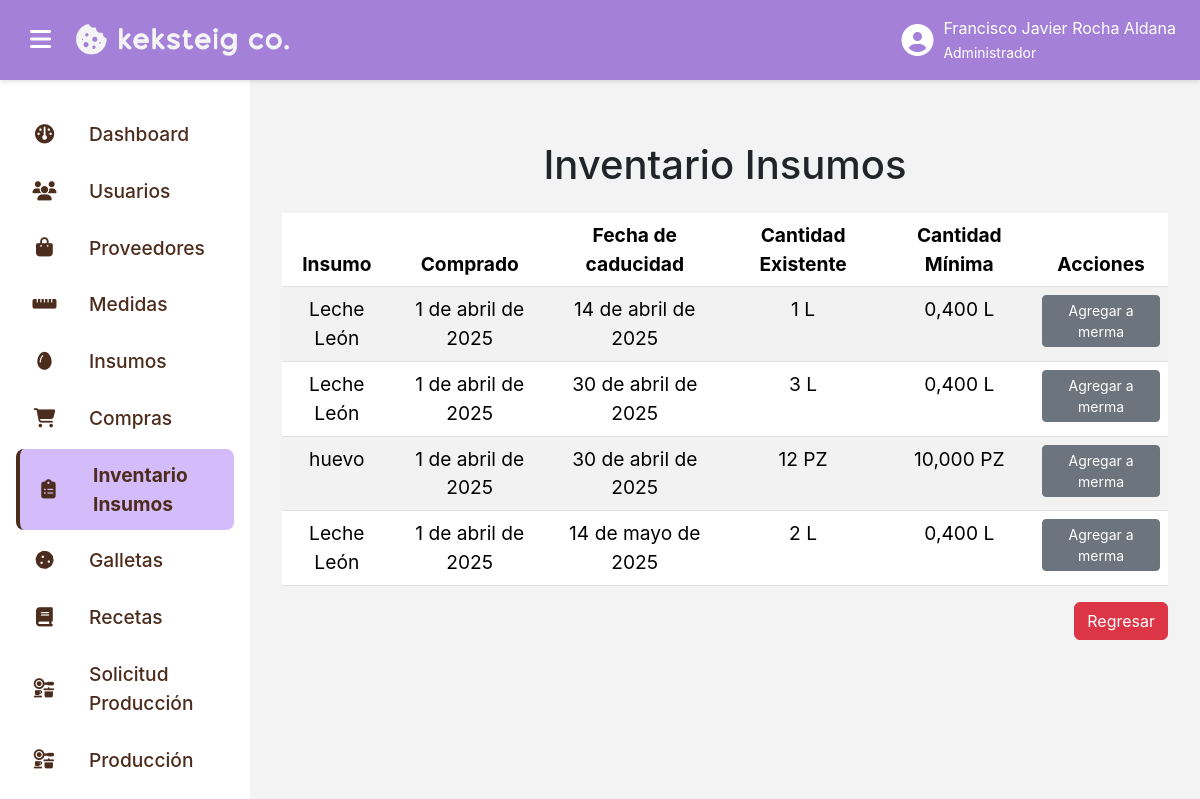
Screenshot of /inventario_insumos/lista_inventario/ (signed in) with the database file from the repository.
### insumos_app/models.py (models this page shows, shortened)
class Insumo(models.Model):
    nombre = models.TextField(max_length=100)
    descripcion = models.TextField(max_length=500)
    medida = models.ForeignKey(Medida, on_delete=models.CASCADE, null=False, blank=False)
    cantidad_minima = models.DecimalField(decimal_places=3, max_digits=10, null=False, default=0)

### inventario_insumos_app/views.py (the view, shortened to what this page needs)
# urls.py: path("lista_inventario/", login_required(ListaInventarioInsumosView.as_view()), name="lista_inventario"),
class ListaInventarioInsumosView(PermissionRequiredMixin, TemplateView):
    permission_required = ["inventario_insumos_app.view_InventarioInsumos"]
    login_url = "login"
    template_name = "lista_inventario.html"
    def get_context_data(self, **kwargs):
        hoy = date.today()
        lista_activa = InventarioInsumos.objects.filter(activo=True)
        for insumo in lista_activa:
            if insumo.detalle_compra.fecha_caducidad.date() <= hoy:
                Merma.objects.create(
                    tipo_merma="Caducidad",
                    cantidad=insumo.cantidad_existente,
                    insumo=insumo
                )
                insumo.activo = False
                insumo.save()
        lista = (
            InventarioInsumos.objects.filter(activo=True)
            .values(
                "detalle_compra__fecha_caducidad",
                "detalle_compra__insumo__nombre",
                "detalle_compra__compra__fecha_compra",
                "detalle_compra__insumo__cantidad_minima",
                "detalle_compra__insumo__medida__nomenclatura",
            )
            .annotate(
                cantidad_existente=Sum("cantidad_existente")
            )
            .order_by("detalle_compra__fecha_caducidad")
        )
        return {
            "lista": lista
        }

### inventario_insumos_app/templates/lista_inventario.html (shortened to what this page needs)
{% extends "base.html" %}
{% load static %}
{% block content %}
<div class="pantalla-completa">
    <div class="menu">
        <h1 class="text-center">
            Inventario Insumos
        </h1>
        <div class="row d-flex mt-4">
            <div class="col-lg-12 col-md-12 col-sm-12 col-12">
                <div class="d-flex align-items-center justify-content-center">
                    <table class="table table-hover table-striped">
                        <thead>
                            <tr>
                                <th class="text-center">
                                    Insumo
                                </th>
                                <th class="text-center">
                                    Comprado
                                </th>
                                <th class="text-center">
                                    Fecha de caducidad
                                </th>
                                <th class="text-center">
                                    Cantidad Existente
                                </th>
                                <th class="text-center">
                                    Cantidad Mínima
                                </th>
                                <th class="text-center">
                                    Acciones
                                </th>
                            </tr>
                        </thead>
                        <tbody>
                            {% for item in lista %}
                            <tr>
                                <td class="text-center">
                                    {{ item.detalle_compra__insumo__nombre }}
                                </td>
                                <td class="text-center">
                                    {{ item.detalle_compra__compra__fecha_compra|date }}
                                </td>
                                <td class="text-center">
                                    {{ item.detalle_compra__fecha_caducidad|date }}
                                </td>
                                <td class="text-center">
                                    {{ item.cantidad_existente }} {{ item.detalle_compra__insumo__medida__nomenclatura }}
                                </td>
                                <td class="text-center">
                                    {{ item.detalle_compra__insumo__cantidad_minima }} {{ item.detalle_compra__insumo__medida__nomenclatura }}
                                </td>
                                <td class="text-center">
                                    <button class="btn btn-secondary btn-sm" data-bs-toggle="modal" data-bs-target="#mermaModal" data-id="{{ item.id }}">
                                        Agregar a merma
                                    </button>
                                </td>
                            </tr>
                            {% endfor %}
                        </tbody>
                    </table>
                </div>
            </div>
        </div>
        <div class="d-flex align-items-center justify-content-end">
            <a class="btn btn-danger" href="{% url "home" %}">
                Regresar
            </a>
        </div>
    </div>
</div>
{% endblock content %}

### templates/base.html (shortened to what this page needs)
{% load static %}
<!DOCTYPE html>
<html lang="es">
<head>
    <link rel="stylesheet" href="{% static 'css/bootstrap.min.css' %}">
    <link href="https://cdnjs.cloudflare.com/ajax/libs/font-awesome/6.7.2/css/all.min.css" rel="stylesheet">
    <link rel="stylesheet" href="{% static 'css/styles.css' %}">
</head>
<body>
    <div class="topbar">
        <div class="d-flex align-items-center gap-3">
            <button class="sidebar-toggle" id="menuToggle">
                <i class="fas fa-bars"></i>
            </button>
            <a href="{% url 'home' %}" style="text-decoration: none;" class="logo-container">
                <img src="{% static 'image/logo-horizontal-light.png' %}" alt="Don Galleto Logo" class="logo">
            </a>
        </div>
        <div class="user-info">
            <i class="fas fa-user-circle"></i>
            <span>
                {{ user.first_name }} {{ user.last_name }}
                <br>
                <small>
                    {% for group in user.groups.all %}
                        {{ group.name }}
                    {% empty %}
                        El usuario no pertenece a ningún grupo.
                    {% endfor %}
                </small>
            </span>
        </div>
    </div>
    <div class="sidebar {% if is_sidebar_collapsed %}collapsed{% endif %}" id="sidebar">
        {% for grupo in request.user.groups.all %}
            {% if grupo.name == 'Administrador' %}
                <a href="{% url 'home' %}" class="{% if request.resolver_match.url_name == 'home' %}active{% endif %}">
                    <i class="fa-solid fa-dashboard"></i>
                    <span>
                        Dashboard
                    </span>
                </a>
            {% endif %}
            {% if grupo.name == 'Administrador' %}
                <a href="{% url 'lista_usuarios' %}" class="{% if '/usuarios/' in request.path %}active{% endif %}">
                    <i class="fas fa-users"></i>
                    <span>
                        Usuarios
                    </span>
                </a>
            {% endif %}
            {% if grupo.name == 'Administrador' %}
                <a href="{% url 'lista_proveedores' %}" class="{% if request.resolver_match.url_name == 'lista_proveedores' %}active{% endif %}">
                    <i class="fa-solid fa-bag-shopping"></i>
                    <span>
                        Proveedores
                    </span>
                </a>
            {% endif %}
            {% if grupo.name == 'Administrador' %}
                <a href="{% url 'lista_medidas' %}" class="{% if request.resolver_match.url_name == 'lista_medidas' %}active{% endif %}">
                    <i class="fa-solid fa-ruler-horizontal"></i>
                    <span>
                        Medidas
                    </span>
                </a>
            {% endif %}
            {% if grupo.name == 'Administrador' %}
                <a href="{% url 'lista_insumos' %}" class="{% if request.resolver_match.url_name == 'lista_insumos' %}active{% endif %}">
                    <i class="fa-solid fa-egg"></i>
                    <span>
                        Insumos
                    </span>
                </a>
            {% endif %}
            {% if grupo.name == 'Administrador' %}
                <a href="{% url 'lista_compras' %}" class="{% if request.resolver_match.url_name == 'lista_compras' %}active{% endif %}">
                    <i class="fa-solid fa-cart-shopping"></i>
                    <span>
                        Compras
                    </span>
                </a>
            {% endif %}
            {% if grupo.name == 'Administrador' %}
                <a href="{% url 'lista_inventario' %}" class="{% if request.resolver_match.url_name == 'lista_inventario' %}active{% endif %}">
                    <i class="fa-solid fa-clipboard-list"></i>
                    <span>
                        Inventario Insumos
                    </span>
                </a>
            {% endif %}
            {% if grupo.name == 'Administrador' %}
                <a href="{% url 'lista_galletas' %}" class="{% if request.resolver_match.url_name == 'lista_galletas' %}active{% endif %}">
                    <i class="fa-solid fa-cookie"></i>
                    <span>
                        Galletas
                    </span>
                </a>
            {% endif %}
            {% if grupo.name == 'Administrador' %}
                <a href="{% url 'lista_recetas' %}" class="{% if request.resolver_match.url_name == 'lista_recetas' %}active{% endif %}">
                    <i class="fa-solid fa-book"></i>
                    <span>
                        Recetas
                    </span>
                </a>
            {% endif %}
            {% if grupo.name == 'Administrador' %}
                <a href="{% url 'lista_solicitarproducciones' %}" class="{% if request.resolver_match.url_name == 'lista_solicitarproducciones' %}active{% endif %}">
                    <i class="fa-solid fa-kitchen-set"></i>
                    <span>
                        Solicitud Producción
                    </span>
                </a>
            {% endif %}
            {% if grupo.name == 'Administrador' %}
                <a href="{% url 'lista_producciones' %}" class="{% if request.resolver_match.url_name == 'lista_producciones' %}active{% endif %}">
                    <i class="fa-solid fa-kitchen-set"></i>
                    <span>
                        Producción
                    </span>
                </a>
            {% endif %}
            {% if grupo.name == 'Administrador' %}
                <a href="{% url 'lista_mermas' %}" class="{% if request.resolver_match.url_name == 'lista_mermas' %}active{% endif %}">
                </a>
            {% endif %}
        {% endfor %}
    </div>
    <div class="content">
        {% block content %}
        {% endblock content %}
    </div>
</body>
</html>

### static/css/styles.css (style rules this page uses)
:root { --primary-color: #a480d9; --primary-dark: #8a66c9; --primary-light: #d4bbfa; --text-color: #4C2C1C; --danger-color: #de3421; --danger-dark: #c42e1c; --background-color: #f3f3f3; --border-color: #dee2e6; --white: #fff; }
body { margin: 0; font-family: 'SFPRODISPLAY', sans-serif; font-size: 1.2rem; background-color: var(--background-color); }
.content { margin-left: 250px; margin-top: 80px; padding: 2rem; transition: margin-left 0.3s ease; }
.topbar { position: fixed; top: 0; left: 0; width: 100%; height: 80px; background-color: var(--primary-color); display: flex; align-items: center; justify-content: space-between; padding: 0 1.5rem; z-index: 1050; box-shadow: 0 2px 4px rgba(0, 0, 0, 0.1); }
.topbar img.logo { height: 50px; transition: transform 0.3s ease; }
.sidebar-toggle { background: none; border: none; font-size: 1.5rem; color: var(--white); }
.sidebar { width: 250px; height: 100vh; background-color: var(--white); position: fixed; top: 80px; left: 0; padding: 1.5rem 1rem; transition: transform 0.3s ease; z-index: 1000; overflow-y: auto; scrollbar-width: thin; }
.sidebar a { display: flex; align-items: center; gap: 2rem; padding: 0.75rem 1rem; margin: 0.25rem 0; border: none; background: none; color: #4C2C1C; font-weight: 500; text-decoration: none; border-radius: 8px; width: 100%; transition: all 0.3s ease; }
.sidebar a i { min-width: 25px; text-align: center; }
.sidebar a span { text-align: left; flex: 1; }
.sidebar a i { transition: transform 0.3s ease; }
.sidebar a.active { background-color: var(--primary-light); border-left: 4px solid var(--text-color); font-weight: bold; }
.user-info { position: relative; display: flex; align-items: center; gap: 10px; font-size: 1rem; color: var(--white); cursor: pointer; }
.user-info i { font-size: 2rem; }
.user-info > span { display: block; }

### rows the page displays
Insumo: detalle_compra__insumo__nombre "Leche León", detalle_compra__compra__fecha_compra "1 de abril de 2025", detalle_compra__fecha_caducidad "14 de abril de 2025", cantidad_existente "1", detalle_compra__insumo__medida__nomenclatura "L", detalle_compra__insumo__cantidad_minima "0,400", detalle_compra__fecha_caducidad "30 de abril de 2025", cantidad_existente "3", detalle_compra__fecha_caducidad "14 de mayo de 2025", cantidad_existente "2"
Insumo: detalle_compra__insumo__nombre "huevo", detalle_compra__compra__fecha_compra "1 de abril de 2025", detalle_compra__fecha_caducidad "30 de abril de 2025", cantidad_existente "12", detalle_compra__insumo__medida__nomenclatura "PZ", detalle_compra__insumo__cantidad_minima "10,000"

### other values shown
{{ user.first_name }} "Francisco Javier"
{{ user.last_name }} "Rocha Aldana"
{{ group.name }} "Administrador"
